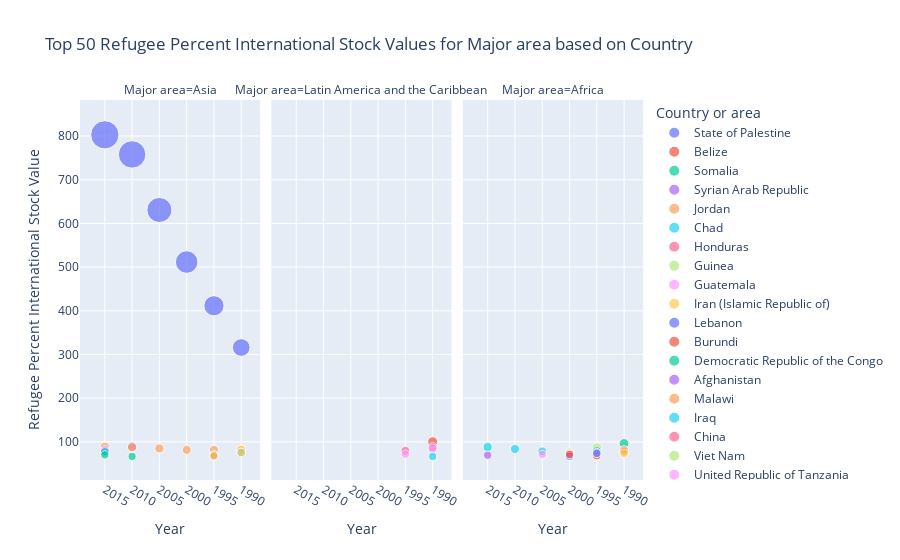

Here is the notebook cell this chart was saved with:
### Code cell
### Scatter Chart - International Migrant Stock Percent Value
# Creating new dataframe with relevant information
df = Data_Final_1.loc[:, ['Year', 'Sex', 'Country or area', 'Major area', 
                          'Refugee_Pnct_InternationalStock_Value_General']]
# Filtering for 'Both_Sexes' values
df = df[df['Sex'] == 'Both_Sexes']
# Converting KPI to float
df['Refugee_Pnct_InternationalStock_Value_General'] = df['Refugee_Pnct_InternationalStock_Value_General'].astype(float)
# Sorting and subsetting for top 50 values of KPI
df = df.nlargest(50, 'Refugee_Pnct_InternationalStock_Value_General')

# Creating faceted scatter chart
fig = px.scatter(data_frame = df, 
              x = 'Year',
              y = 'Refugee_Pnct_InternationalStock_Value_General',
              color = 'Country or area',
              size = 'Refugee_Pnct_InternationalStock_Value_General',
              facet_col = 'Major area',
              title = 'Top 50 Refugee Percent International Stock Values for Major area based on Country',
                 labels={
                     "Refugee_Pnct_InternationalStock_Value_General": "Refugee Percent International Stock Value"
                 })

# Calling plot to display
fig.show()

### Figure 1 — Plotly figure (JSON) as saved in the notebook; plotly's stock layout.template omitted (floating-point values rounded to 4 significant figures)
{"data": [{"hovertemplate": "Country or area=State of Palestine<br>Major area=Asia<br>Year=%{x}<br>Refugee Percent International Stock Value=%{marker.size}<extra></extra>", "legendgroup": "State of Palestine", "marker": {"color": "#636efa", "size": [802.8, 757.8, 630.7, 511.5, 411.4, 315.8], "sizemode": "area", "sizeref": 2.007, "symbol": "circle"}, "mode": "markers", "name": "State of Palestine", "orientation": "v", "showlegend": true, "type": "scatter", "x": ["2015", "2010", "2005", "2000", "1995", "1990"], "xaxis": "x", "y": [802.8, 757.8, 630.7, 511.5, 411.4, 315.8], "yaxis": "y"}, {"hovertemplate": "Country or area=Belize<br>Major area=Latin America and the Caribbean<br>Year=%{x}<br>Refugee Percent International Stock Value=%{marker.size}<extra></extra>", "legendgroup": "Belize", "marker": {"color": "#EF553B", "size": [100], "sizemode": "area", "sizeref": 2.007, "symbol": "circle"}, "mode": "markers", "name": "Belize", "orientation": "v", "showlegend": true, "type": "scatter", "x": ["1990"], "xaxis": "x2", "y": [100], "yaxis": "y2"}, {"hovertemplate": "Country or area=Somalia<br>Major area=Africa<br>Year=%{x}<br>Refugee Percent International Stock Value=%{marker.size}<extra></extra>", "legendgroup": "Somalia", "marker": {"color": "#00cc96", "size": [96.18], "sizemode": "area", "sizeref": 2.007, "symbol": "circle"}, "mode": "markers", "name": "Somalia", "orientation": "v", "showlegend": true, "type": "scatter", "x": ["1990"], "xaxis": "x3", "y": [96.18], "yaxis": "y3"}, {"hovertemplate": "Country or area=Syrian Arab Republic<br>Major area=Asia<br>Year=%{x}<br>Refugee Percent International Stock Value=%{marker.size}<extra></extra>", "legendgroup": "Syrian Arab Republic", "marker": {"color": "#ab63fa", "size": [89.15, 81.49], "sizemode": "area", "sizeref": 2.007, "symbol": "circle"}, "mode": "markers", "name": "Syrian Arab Republic", "orientation": "v", "showlegend": true, "type": "scatter", "x": ["2010", "2015"], "xaxis": "x", "y": [89.15, 81.49], "yaxis": "y"}, {"hovertemplate": "Country or area=Jordan<br>Major area=Asia<br>Year=%{x}<br>Refugee Percent International Stock Value=%{marker.size}<extra></extra>", "legendgroup": "Jordan", "marker": {"color": "#FFA15A", "size": [88.41, 87.14, 84.81, 81.5, 81.35, 81.08], "sizemode": "area", "sizeref": 2.007, "symbol": "circle"}, "mode": "markers", "name": "Jordan", "orientation": "v", "showlegend": true, "type": "scatter", "x": ["2015", "2010", "2005", "2000", "1995", "1990"], "xaxis": "x", "y": [88.41, 87.14, 84.81, 81.5, 81.35, 81.08], "yaxis": "y"}, {"hovertemplate": "Country or area=Chad<br>Major area=Africa<br>Year=%{x}<br>Refugee Percent International Stock Value=%{marker.size}<extra></extra>", "legendgroup": "Chad", "marker": {"color": "#19d3f3", "size": [87.99, 83.45, 78.23], "sizemode": "area", "sizeref": 2.007, "symbol": "circle"}, "mode": "markers", "name": "Chad", "orientation": "v", "showlegend": true, "type": "scatter", "x": ["2015", "2010", "2005"], "xaxis": "x3", "y": [87.99, 83.45, 78.23], "yaxis": "y3"}, {"hovertemplate": "Country or area=Honduras<br>Major area=Latin America and the Caribbean<br>Year=%{x}<br>Refugee Percent International Stock Value=%{marker.size}<extra></extra>", "legendgroup": "Honduras", "marker": {"color": "#FF6692", "size": [87.69, 79.35], "sizemode": "area", "sizeref": 2.007, "symbol": "circle"}, "mode": "markers", "name": "Honduras", "orientation": "v", "showlegend": true, "type": "scatter", "x": ["1990", "1995"], "xaxis": "x2", "y": [87.69, 79.35], "yaxis": "y2"}, {"hovertemplate": "Country or area=Guinea<br>Major area=Africa<br>Year=%{x}<br>Refugee Percent International Stock Value=%{marker.size}<extra></extra>", "legendgroup": "Guinea", "marker": {"color": "#B6E880", "size": [86.8, 80.52, 76.28], "sizemode": "area", "sizeref": 2.007, "symbol": "circle"}, "mode": "markers", "name": "Guinea", "orientation": "v", "showlegend": true, "type": "scatter", "x": ["1995", "1990", "2000"], "xaxis": "x3", "y": [86.8, 80.52, 76.28], "yaxis": "y3"}, {"hovertemplate": "Country or area=Guatemala<br>Major area=Latin America and the Caribbean<br>Year=%{x}<br>Refugee Percent International Stock Value=%{marker.size}<extra></extra>", "legendgroup": "Guatemala", "marker": {"color": "#FF97FF", "size": [84.48, 71.7], "sizemode": "area", "sizeref": 2.007, "symbol": "circle"}, "mode": "markers", "name": "Guatemala", "orientation": "v", "showlegend": true, "type": "scatter", "x": ["1990", "1995"], "xaxis": "x2", "y": [84.48, 71.7], "yaxis": "y2"}, {"hovertemplate": "Country or area=Iran (Islamic Republic of)<br>Major area=Asia<br>Year=%{x}<br>Refugee Percent International Stock Value=%{marker.size}<extra></extra>", "legendgroup": "Iran (Islamic Republic of)", "marker": {"color": "#FECB52", "size": [81.84, 70.53], "sizemode": "area", "sizeref": 2.007, "symbol": "circle"}, "mode": "markers", "name": "Iran (Islamic Republic of)", "orientation": "v", "showlegend": true, "type": "scatter", "x": ["1990", "1995"], "xaxis": "x", "y": [81.84, 70.53], "yaxis": "y"}, {"hovertemplate": "Country or area=Lebanon<br>Major area=Asia<br>Year=%{x}<br>Refugee Percent International Stock Value=%{marker.size}<extra></extra>", "legendgroup": "Lebanon", "marker": {"color": "#636efa", "size": [80.95], "sizemode": "area", "sizeref": 2.007, "symbol": "circle"}, "mode": "markers", "name": "Lebanon", "orientation": "v", "showlegend": true, "type": "scatter", "x": ["2015"], "xaxis": "x", "y": [80.95], "yaxis": "y"}, {"hovertemplate": "Country or area=Burundi<br>Major area=Africa<br>Year=%{x}<br>Refugee Percent International Stock Value=%{marker.size}<extra></extra>", "legendgroup": "Burundi", "marker": {"color": "#EF553B", "size": [80.43, 67.89], "sizemode": "area", "sizeref": 2.007, "symbol": "circle"}, "mode": "markers", "name": "Burundi", "orientation": "v", "showlegend": true, "type": "scatter", "x": ["1990", "1995"], "xaxis": "x3", "y": [80.43, 67.89], "yaxis": "y3"}, {"hovertemplate": "Country or area=Democratic Republic of the Congo<br>Major area=Africa<br>Year=%{x}<br>Refugee Percent International Stock Value=%{marker.size}<extra></extra>", "legendgroup": "Democratic Republic of the Congo", "marker": {"color": "#00cc96", "size": [78.91], "sizemode": "area", "sizeref": 2.007, "symbol": "circle"}, "mode": "markers", "name": "Democratic Republic of the Congo", "orientation": "v", "showlegend": true, "type": "scatter", "x": ["1995"], "xaxis": "x3", "y": [78.91], "yaxis": "y3"}, {"hovertemplate": "Country or area=Afghanistan<br>Major area=Asia<br>Year=%{x}<br>Refugee Percent International Stock Value=%{marker.size}<extra></extra>", "legendgroup": "Afghanistan", "marker": {"color": "#ab63fa", "size": [78.61], "sizemode": "area", "sizeref": 2.007, "symbol": "circle"}, "mode": "markers", "name": "Afghanistan", "orientation": "v", "showlegend": true, "type": "scatter", "x": ["2015"], "xaxis": "x", "y": [78.61], "yaxis": "y"}, {"hovertemplate": "Country or area=Malawi<br>Major area=Africa<br>Year=%{x}<br>Refugee Percent International Stock Value=%{marker.size}<extra></extra>", "legendgroup": "Malawi", "marker": {"color": "#FFA15A", "size": [77.56], "sizemode": "area", "sizeref": 2.007, "symbol": "circle"}, "mode": "markers", "name": "Malawi", "orientation": "v", "showlegend": true, "type": "scatter", "x": ["1990"], "xaxis": "x3", "y": [77.56], "yaxis": "y3"}, {"hovertemplate": "Country or area=Iraq<br>Major area=Asia<br>Year=%{x}<br>Refugee Percent International Stock Value=%{marker.size}<extra></extra>", "legendgroup": "Iraq", "marker": {"color": "#19d3f3", "size": [76.62], "sizemode": "area", "sizeref": 2.007, "symbol": "circle"}, "mode": "markers", "name": "Iraq", "orientation": "v", "showlegend": true, "type": "scatter", "x": ["2015"], "xaxis": "x", "y": [76.62], "yaxis": "y"}, {"hovertemplate": "Country or area=China<br>Major area=Asia<br>Year=%{x}<br>Refugee Percent International Stock Value=%{marker.size}<extra></extra>", "legendgroup": "China", "marker": {"color": "#FF6692", "size": [75.93], "sizemode": "area", "sizeref": 2.007, "symbol": "circle"}, "mode": "markers", "name": "China", "orientation": "v", "showlegend": true, "type": "scatter", "x": ["1990"], "xaxis": "x", "y": [75.93], "yaxis": "y"}, {"hovertemplate": "Country or area=Viet Nam<br>Major area=Asia<br>Year=%{x}<br>Refugee Percent International Stock Value=%{marker.size}<extra></extra>", "legendgroup": "Viet Nam", "marker": {"color": "#B6E880", "size": [75.22, 67.11], "sizemode": "area", "sizeref": 2.007, "symbol": "circle"}, "mode": "markers", "name": "Viet Nam", "orientation": "v", "showlegend": true, "type": "scatter", "x": ["1990", "1995"], "xaxis": "x", "y": [75.22, 67.11], "yaxis": "y"}, {"hovertemplate": "Country or area=United Republic of Tanzania<br>Major area=Africa<br>Year=%{x}<br>Refugee Percent International Stock Value=%{marker.size}<extra></extra>", "legendgroup": "United Republic of Tanzania", "marker": {"color": "#FF97FF", "size": [75.01, 73.35, 71.2], "sizemode": "area", "sizeref": 2.007, "symbol": "circle"}, "mode": "markers", "name": "United Republic of Tanzania", "orientation": "v", "showlegend": true, "type": "scatter", "x": ["1995", "2000", "2005"], "xaxis": "x3", "y": [75.01, 73.35, 71.2], "yaxis": "y3"}, {"hovertemplate": "Country or area=Sudan<br>Major area=Africa<br>Year=%{x}<br>Refugee Percent International Stock Value=%{marker.size}<extra></extra>", "legendgroup": "Sudan", "marker": {"color": "#FECB52", "size": [73.49], "sizemode": "area", "sizeref": 2.007, "symbol": "circle"}, "mode": "markers", "name": "Sudan", "orientation": "v", "showlegend": true, "type": "scatter", "x": ["1990"], "xaxis": "x3", "y": [73.49], "yaxis": "y3"}, {"hovertemplate": "Country or area=Algeria<br>Major area=Africa<br>Year=%{x}<br>Refugee Percent International Stock Value=%{marker.size}<extra></extra>", "legendgroup": "Algeria", "marker": {"color": "#636efa", "size": [73.46, 66.95], "sizemode": "area", "sizeref": 2.007, "symbol": "circle"}, "mode": "markers", "name": "Algeria", "orientation": "v", "showlegend": true, "type": "scatter", "x": ["1995", "2000"], "xaxis": "x3", "y": [73.46, 66.95], "yaxis": "y3"}, {"hovertemplate": "Country or area=Zambia<br>Major area=Africa<br>Year=%{x}<br>Refugee Percent International Stock Value=%{marker.size}<extra></extra>", "legendgroup": "Zambia", "marker": {"color": "#EF553B", "size": [71.2], "sizemode": "area", "sizeref": 2.007, "symbol": "circle"}, "mode": "markers", "name": "Zambia", "orientation": "v", "showlegend": true, "type": "scatter", "x": ["2000"], "xaxis": "x3", "y": [71.2], "yaxis": "y3"}, {"hovertemplate": "Country or area=Yemen<br>Major area=Asia<br>Year=%{x}<br>Refugee Percent International Stock Value=%{marker.size}<extra></extra>", "legendgroup": "Yemen", "marker": {"color": "#00cc96", "size": [70.12, 66.5], "sizemode": "area", "sizeref": 2.007, "symbol": "circle"}, "mode": "markers", "name": "Yemen", "orientation": "v", "showlegend": true, "type": "scatter", "x": ["2015", "2010"], "xaxis": "x", "y": [70.12, 66.5], "yaxis": "y"}, {"hovertemplate": "Country or area=Cameroon<br>Major area=Africa<br>Year=%{x}<br>Refugee Percent International Stock Value=%{marker.size}<extra></extra>", "legendgroup": "Cameroon", "marker": {"color": "#ab63fa", "size": [69.15], "sizemode": "area", "sizeref": 2.007, "symbol": "circle"}, "mode": "markers", "name": "Cameroon", "orientation": "v", "showlegend": true, "type": "scatter", "x": ["2015"], "xaxis": "x3", "y": [69.15], "yaxis": "y3"}, {"hovertemplate": "Country or area=Azerbaijan<br>Major area=Asia<br>Year=%{x}<br>Refugee Percent International Stock Value=%{marker.size}<extra></extra>", "legendgroup": "Azerbaijan", "marker": {"color": "#FFA15A", "size": [67.92], "sizemode": "area", "sizeref": 2.007, "symbol": "circle"}, "mode": "markers", "name": "Azerbaijan", "orientation": "v", "showlegend": true, "type": "scatter", "x": ["1995"], "xaxis": "x", "y": [67.92], "yaxis": "y"}, {"hovertemplate": "Country or area=Costa Rica<br>Major area=Latin America and the Caribbean<br>Year=%{x}<br>Refugee Percent International Stock Value=%{marker.size}<extra></extra>", "legendgroup": "Costa Rica", "marker": {"color": "#19d3f3", "size": [66.45], "sizemode": "area", "sizeref": 2.007, "symbol": "circle"}, "mode": "markers", "name": "Costa Rica", "orientation": "v", "showlegend": true, "type": "scatter", "x": ["1990"], "xaxis": "x2", "y": [66.45], "yaxis": "y2"}], "layout": {"annotations": [{"font": {}, "showarrow": false, "text": "Major area=Asia", "x": 0.16, "xanchor": "center", "xref": "paper", "y": 1, "yanchor": "bottom", "yref": "paper"}, {"font": {}, "showarrow": false, "text": "Major area=Latin America and the Caribbean", "x": 0.5, "xanchor": "center", "xref": "paper", "y": 1, "yanchor": "bottom", "yref": "paper"}, {"font": {}, "showarrow": false, "text": "Major area=Africa", "x": 0.84, "xanchor": "center", "xref": "paper", "y": 1, "yanchor": "bottom", "yref": "paper"}], "legend": {"itemsizing": "constant", "title": {"text": "Country or area"}, "tracegroupgap": 0}, "title": {"text": "Top 50 Refugee Percent International Stock Values for Major area based on Country"}, "xaxis": {"anchor": "y", "domain": [0, 0.32], "title": {"text": "Year"}}, "xaxis2": {"anchor": "y2", "domain": [0.34, 0.66], "matches": "x", "title": {"text": "Year"}}, "xaxis3": {"anchor": "y3", "domain": [0.68, 1.0], "matches": "x", "title": {"text": "Year"}}, "yaxis": {"anchor": "x", "domain": [0, 1], "title": {"text": "Refugee Percent International Stock Value"}}, "yaxis2": {"anchor": "x2", "domain": [0, 1], "matches": "y", "showticklabels": false}, "yaxis3": {"anchor": "x3", "domain": [0, 1], "matches": "y", "showticklabels": false}}}
